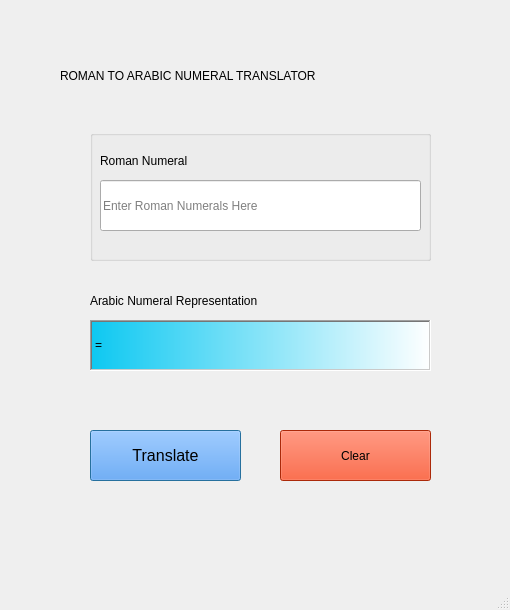
<?xml version="1.0" encoding="UTF-8"?>
<ui version="4.0">
 <class>MainWindow</class>
 <widget class="QMainWindow" name="MainWindow">
  <property name="enabled">
   <bool>true</bool>
  </property>
  <property name="geometry">
   <rect>
    <x>0</x>
    <y>0</y>
    <width>510</width>
    <height>610</height>
   </rect>
  </property>
  <property name="windowTitle">
   <string>Roman Numeral Translator</string>
  </property>
  <property name="animated">
   <bool>true</bool>
  </property>
  <widget class="QWidget" name="centralwidget">
   <widget class="QLabel" name="ResultBox">
    <property name="geometry">
     <rect>
      <x>90</x>
      <y>320</y>
      <width>341</width>
      <height>51</height>
     </rect>
    </property>
    <property name="layoutDirection">
     <enum>Qt::LeftToRight</enum>
    </property>
    <property name="autoFillBackground">
     <bool>false</bool>
    </property>
    <property name="styleSheet">
     <string notr="true">background-color: rgb(35, 196, 244);
background-color: qlineargradient(spread:pad, x1:0, y1:0, x2:1, y2:0, stop:0 rgba(13, 200, 241, 255), stop:1 rgba(255, 255, 255, 255));
font: 14pt &quot;Trebuchet MS&quot;;</string>
    </property>
    <property name="frameShape">
     <enum>QFrame::WinPanel</enum>
    </property>
    <property name="frameShadow">
     <enum>QFrame::Sunken</enum>
    </property>
    <property name="lineWidth">
     <number>0</number>
    </property>
    <property name="text">
     <string> =</string>
    </property>
    <property name="textFormat">
     <enum>Qt::RichText</enum>
    </property>
    <property name="scaledContents">
     <bool>false</bool>
    </property>
    <property name="margin">
     <number>0</number>
    </property>
    <property name="indent">
     <number>-1</number>
    </property>
   </widget>
   <widget class="QPushButton" name="TranslateButton">
    <property name="geometry">
     <rect>
      <x>90</x>
      <y>430</y>
      <width>151</width>
      <height>51</height>
     </rect>
    </property>
    <property name="font">
     <font>
      <family>MS Shell Dlg 2</family>
      <pointsize>12</pointsize>
      <weight>50</weight>
      <italic>false</italic>
      <bold>false</bold>
     </font>
    </property>
    <property name="focusPolicy">
     <enum>Qt::StrongFocus</enum>
    </property>
    <property name="contextMenuPolicy">
     <enum>Qt::DefaultContextMenu</enum>
    </property>
    <property name="acceptDrops">
     <bool>false</bool>
    </property>
    <property name="autoFillBackground">
     <bool>false</bool>
    </property>
    <property name="styleSheet">
     <string notr="true">background-color: rgb(60, 145, 255);
font: 12pt &quot;MS Shell Dlg 2&quot;;
border-color: rgb(94, 94, 94);</string>
    </property>
    <property name="text">
     <string>Translate</string>
    </property>
    <property name="autoDefault">
     <bool>false</bool>
    </property>
    <property name="default">
     <bool>true</bool>
    </property>
    <property name="flat">
     <bool>false</bool>
    </property>
   </widget>
   <widget class="QPushButton" name="ClearButton">
    <property name="geometry">
     <rect>
      <x>280</x>
      <y>430</y>
      <width>151</width>
      <height>51</height>
     </rect>
    </property>
    <property name="styleSheet">
     <string notr="true">font: 75 12pt &quot;MS Shell Dlg 2&quot;;
background-color: rgb(255, 88, 32);
background-color: rgb(240, 58, 13);
</string>
    </property>
    <property name="text">
     <string>Clear</string>
    </property>
   </widget>
   <widget class="QLabel" name="Label1">
    <property name="geometry">
     <rect>
      <x>100</x>
      <y>150</y>
      <width>131</width>
      <height>21</height>
     </rect>
    </property>
    <property name="styleSheet">
     <string notr="true">font: 11pt &quot;MS Shell Dlg 2&quot;;</string>
    </property>
    <property name="text">
     <string>Roman Numeral</string>
    </property>
   </widget>
   <widget class="QLabel" name="Label1_2">
    <property name="geometry">
     <rect>
      <x>90</x>
      <y>280</y>
      <width>201</width>
      <height>41</height>
     </rect>
    </property>
    <property name="styleSheet">
     <string notr="true">font: 11pt &quot;MS Shell Dlg 2&quot;;</string>
    </property>
    <property name="text">
     <string>Arabic Numeral Representation</string>
    </property>
   </widget>
   <widget class="QGroupBox" name="groupBox">
    <property name="geometry">
     <rect>
      <x>90</x>
      <y>130</y>
      <width>341</width>
      <height>131</height>
     </rect>
    </property>
    <property name="cursor">
     <cursorShape>ArrowCursor</cursorShape>
    </property>
    <property name="title">
     <string/>
    </property>
    <widget class="QLineEdit" name="InputBox">
     <property name="geometry">
      <rect>
       <x>10</x>
       <y>50</y>
       <width>321</width>
       <height>51</height>
      </rect>
     </property>
     <property name="styleSheet">
      <string notr="true">font: 12pt &quot;MS Shell Dlg 2&quot;;
border-color: rgb(10, 230, 250);
</string>
     </property>
     <property name="dragEnabled">
      <bool>false</bool>
     </property>
     <property name="placeholderText">
      <string>Enter Roman Numerals Here</string>
     </property>
     <property name="cursorMoveStyle">
      <enum>Qt::LogicalMoveStyle</enum>
     </property>
     <property name="clearButtonEnabled">
      <bool>false</bool>
     </property>
    </widget>
   </widget>
   <widget class="QLabel" name="Headinglabel">
    <property name="geometry">
     <rect>
      <x>60</x>
      <y>50</y>
      <width>401</width>
      <height>51</height>
     </rect>
    </property>
    <property name="styleSheet">
     <string notr="true">font: 14pt &quot;Times New Roman&quot;;</string>
    </property>
    <property name="text">
     <string>ROMAN TO ARABIC NUMERAL TRANSLATOR</string>
    </property>
   </widget>
  </widget>
  <widget class="QMenuBar" name="menubar">
   <property name="geometry">
    <rect>
     <x>0</x>
     <y>0</y>
     <width>510</width>
     <height>21</height>
    </rect>
   </property>
  </widget>
  <widget class="QStatusBar" name="statusbar"/>
 </widget>
 <resources/>
 <connections/>
</ui>
